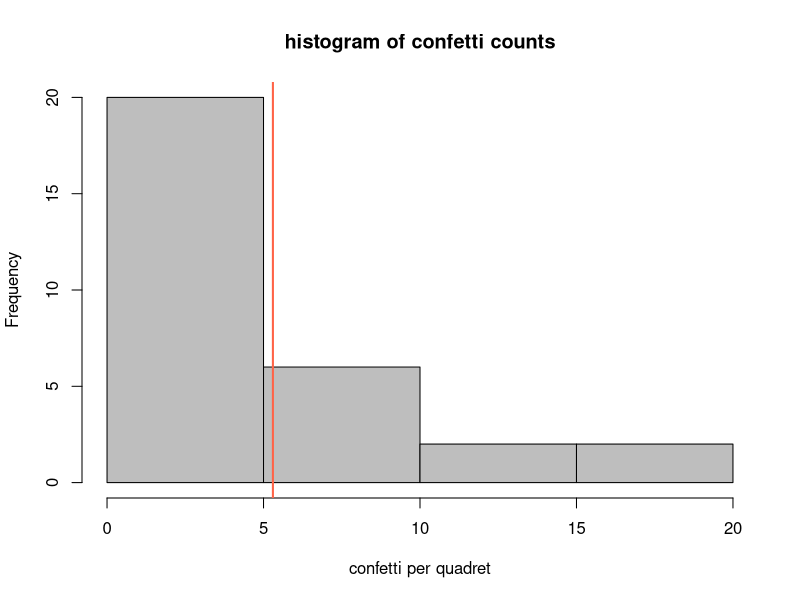
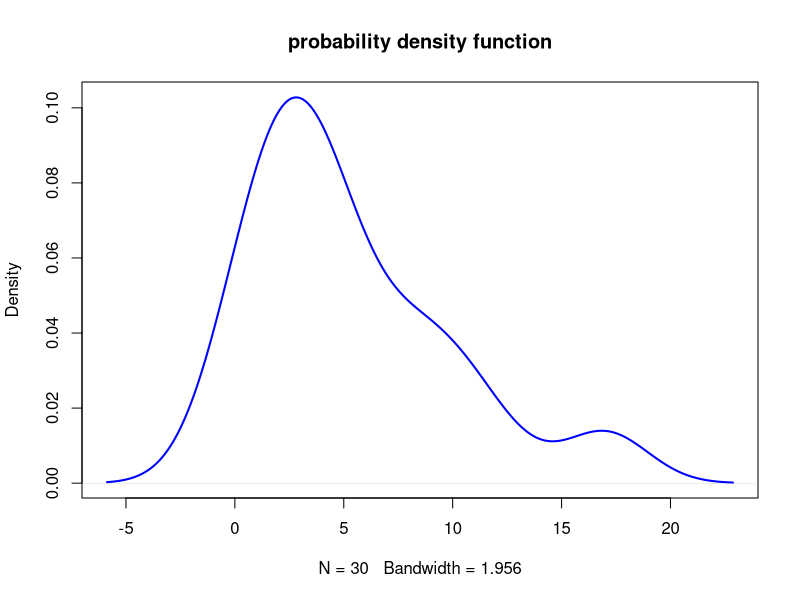

Recreate these plots in R, in order.
## ---- chunk 1
x <- c(4, 2, 5, 2, 5, 4, 11, 5, 9, 7,
       2, 1, 7, 1, 17, 3, 17, 3, 0, 9,
       4, 12, 2, 8, 0, 10, 2, 4, 0, 3)

n <- length(x)
n
## ---- chunk 2
hist(x,xlab = "confetti per quadret", main="histogram of confetti counts", col= "gray" )
abline(v= mean(x), col="tomato", lwd=2)
## ---- chunk 3
d<- density(x)
plot(d, main = "probability density function",
     lwd=2,
     col= "blue")
## ---- chunk 4
mean_x <-mean(x)
sd_x<- sd(x)
variance_x <- var(x)

mean_x
sd_x
variance_x
## ---- chunk 5
total_quadrats <- 800
total_estimate <- mean_x * total_quadrats
total_estimate
## ---- chunk 6
# Example: total estimates from multiple independent teams
mean_x <- c(4240, 4160, 5040, 5352, 6213, 6219)
# Empirical standard error (true definition)
se_total_empirical <- sd(mean_x)
se_total_empirical
## ---- chunk 7
standard_error <- sd_x / sqrt(n)
standard_error
## ---- chunk 8
total_standard_error <- total_quadrats * standard_error
total_standard_error
## ---- chunk 9
lower <- total_estimate - total_standard_error
upper <- total_estimate + total_standard_error

total_estimate
lower
upper

cat("Estimated total confetti:",
    total_estimate,
    "+/-",
    total_standard_error)
